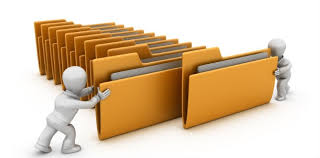
#> input picture login/choose.jpeg, 320 x 158 px; its folder holds only this picture in this run
$ python -i image_br.py   (imports and definitions only)
#> lines starting #> are read from the running program, lines starting #| are printed output that depends on the picture; after the words box and inside, x2 and y2 are one past the last pixel; in counts of white or black regions, pixels touching at a corner belong together

import cv2
import numpy as np

#Global variables
count=0  #global count
f=False


def image_seg(image):
    #print("in imageseg",image)
#> called with image = 'choose.jpeg'
    global im1
    global im2
    global im3
    global im4
    global im
    #global image
    global blank_image
    #image ="cat.jpeg"
    #creating blank window
    blank_image = np.zeros((400,500,3), np.uint8)

    #for making boxes and naming the boxes
    cv2.putText(blank_image,'1',(100,100),cv2.FONT_HERSHEY_SIMPLEX,1,(255,255,255),2)
    cv2.rectangle(blank_image,(0,0),(200,200),(255,255,255),2)
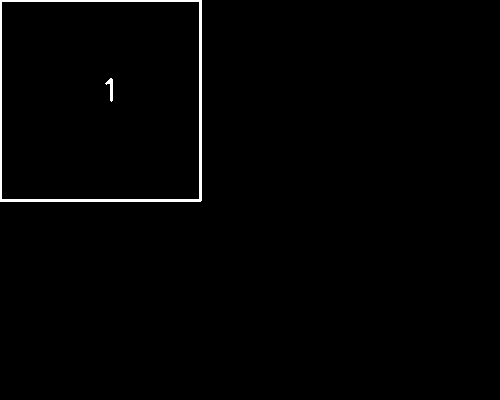
#> blank_image: shape (400, 500, 3); 1% white; 2 white regions, box (x1, y1, x2, y2) and area: (0, 0, 202, 202) 1994, (105, 78, 113, 102) 85
    cv2.putText(blank_image,'2',(300,100),cv2.FONT_HERSHEY_SIMPLEX,1,(255,255,255),2)
    cv2.rectangle(blank_image,(200,0),(400,200),(255,255,255),2)
    cv2.putText(blank_image,'3',(100,300),cv2.FONT_HERSHEY_SIMPLEX,1,(255,255,255),2)
    cv2.rectangle(blank_image,(0,200),(200,400),(255,255,255),2)
    cv2.putText(blank_image,'4',(300,300),cv2.FONT_HERSHEY_SIMPLEX,1,(255,255,255),2)
    cv2.rectangle(blank_image,(200,200),(400,400),(255,255,255),2)
#> blank_image: shape (400, 500, 3); 3.1% white; 5 white regions, box (x1, y1, x2, y2) and area: (0, 0, 402, 400) 5564, (302, 78, 319, 102) 165, (102, 278, 119, 302) 158, (302, 278, 320, 302) 154, (105, 78, 113, 102) 85


    #reading image and creating window
    cv2.namedWindow('window')
    im=cv2.imread(image)
#> im is the input picture: shape (158, 320, 3); mean B, G, R 171.3, 199.3, 222
    im=cv2.resize(im,(400,400))
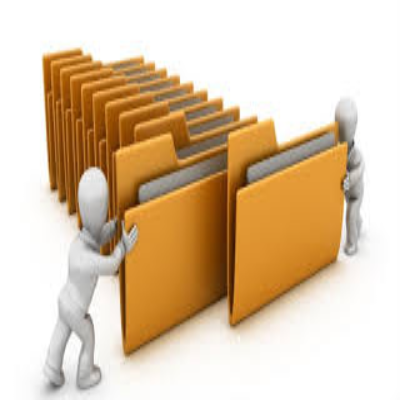
#> im: shape (400, 400, 3); mean B, G, R 171.3, 199.2, 221.9

    #creating four segment images
    im1=im[0:200,0:200]
    _im1=cv2.resize(im1,(100,100))
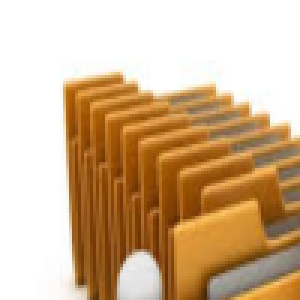
#> _im1: shape (100, 100, 3) (shown 3 times larger); mean B, G, R 147.6, 181.4, 210.8

    im2=im[0:200,200:400]
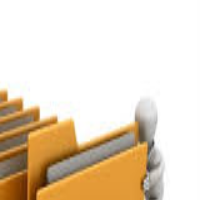
#> im2: shape (200, 200, 3); mean B, G, R 196.1, 216.2, 231.3
    _im2=cv2.resize(im2,(100,100))

    im3=im[200:400,0:200]
    _im3=cv2.resize(im3,(100,100))
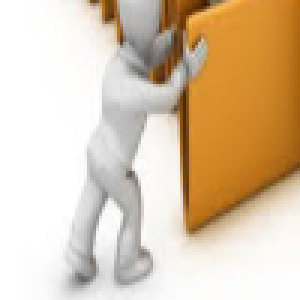
#> _im3: shape (100, 100, 3) (shown 3 times larger); mean B, G, R 172.5, 199.2, 220.1

    im4=im[200:400,200:400]
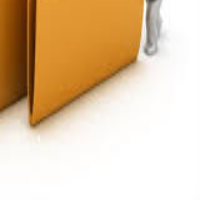
#> im4: shape (200, 200, 3); mean B, G, R 169, 200.3, 225.7
    _im4=cv2.resize(im4,(100,100))


    #setMouseCallback
    cv2.setMouseCallback('window',keep_coordinates)

    #side selection subimage partof window
    blank_image[0:100,400:500]=_im4
    blank_image[100:200,400:500]=_im1
    blank_image[200:300,400:500]=_im2
    blank_image[300:400,400:500]=_im3

    cv2.setMouseCallback('window',keep_coordinates)


    #horizontal line
    cv2.line(blank_image,(400,100),(500,100),(0,0,0),2)
    cv2.line(blank_image,(400,200),(500,200),(0,0,0),2)
    cv2.line(blank_image,(400,300),(500,300),(0,0,0),2)
    cv2.line(blank_image,(400,400),(500,400),(0,0,0),2)
#> blank_image: shape (400, 500, 3); mean of channels 0, 1, 2 40.1, 45.6, 50
    #vertical line
    cv2.line(blank_image,(400,0),(400,400),(0,0,0),2)
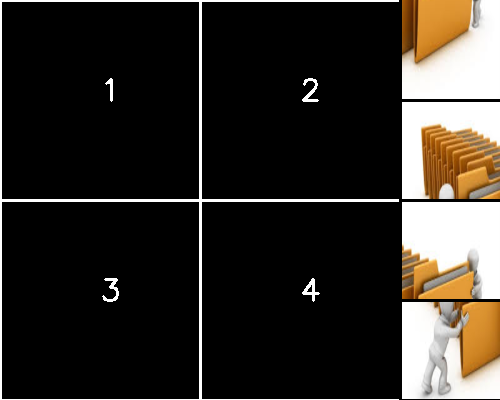
#> blank_image: shape (400, 500, 3); mean of channels 0, 1, 2 38.8, 44.2, 48.6; drawn as B, G, R

    #display images
    cv2.imshow('window',blank_image)

    #to close window with pressing any key
    cv2.waitKey(0)
    cv2.destroyAllWindows()
    return f

#function for counter
# [48 lines left out: functions fun_count, image_match, keep_coordinates, not called in this run]


#image_seg("cat.jpeg")

>>> result = image_seg('choose.jpeg')

$ run again, on login/correct.jpeg
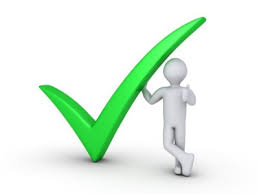
#> input picture login/correct.jpeg, 259 x 194 px
#> in image_seg, im is the input picture: shape (194, 259, 3); mean B, G, R 231.2, 244.5, 229.3
#> im: shape (400, 400, 3)
#> in image_seg, `im4=im[200:400,200:400]`:
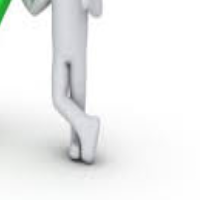
#> im4: shape (200, 200, 3); mean B, G, R 240.5, 240.5, 239.7
#> in image_seg, `cv2.line(blank_image,(400,0),(400,400),(0,0,0),2)`:
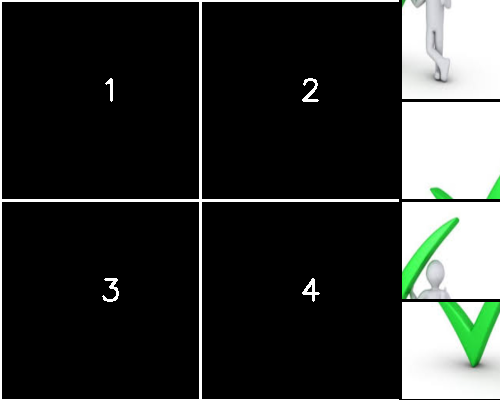
#> blank_image: shape (400, 500, 3); mean of channels 0, 1, 2 50.5, 53, 50.1; drawn as B, G, R
